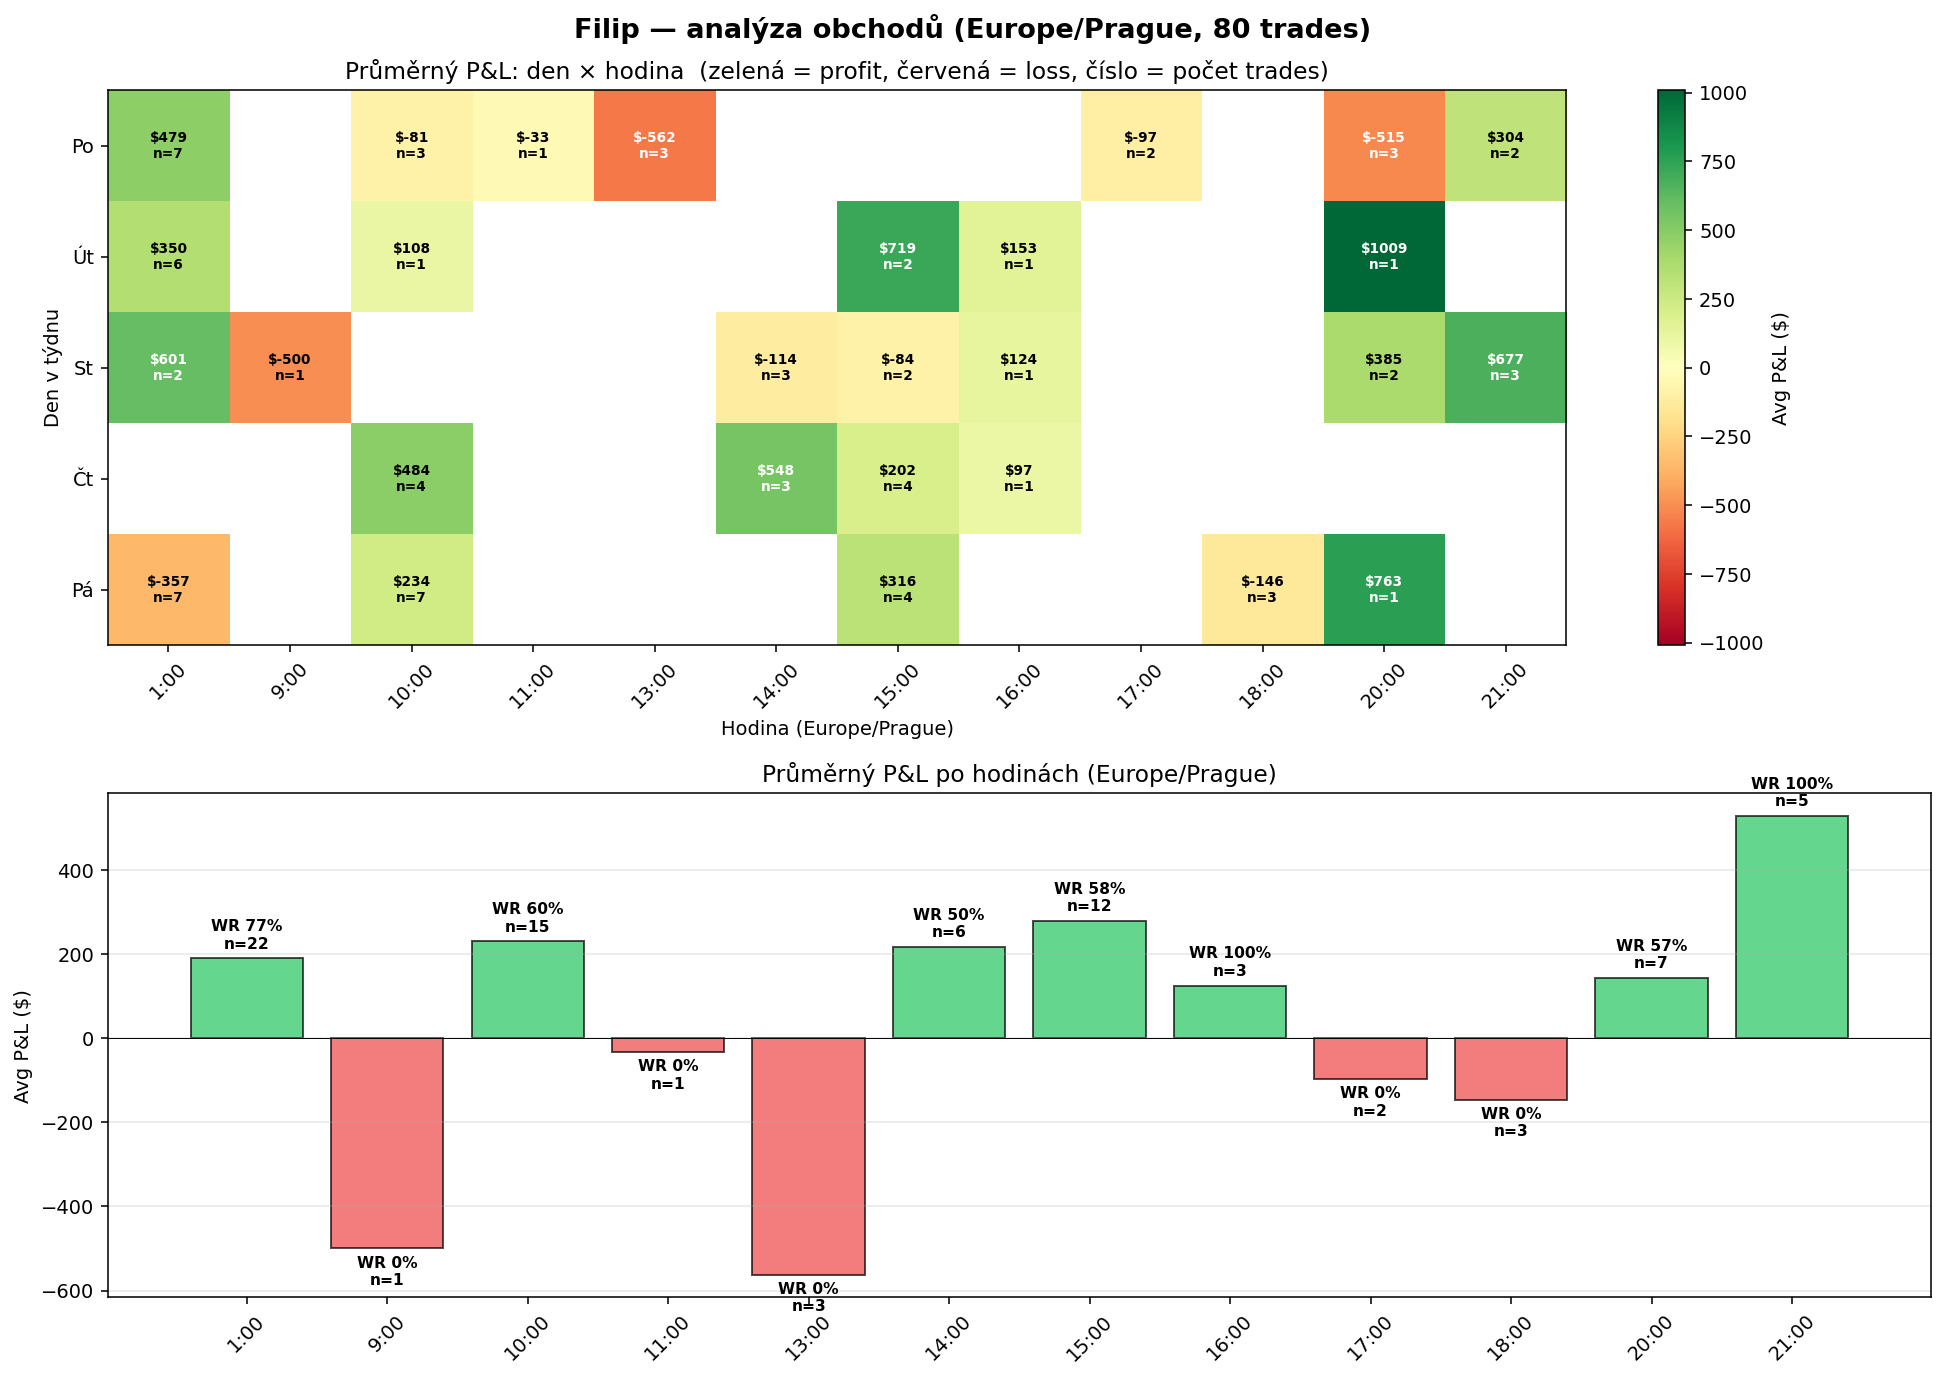

Reproduce this figure in Python.
"""WR & avg P&L heatmapa: den v týdnu × hodina (Europe/Prague)."""
import pandas as pd
import numpy as np
import matplotlib.pyplot as plt
import matplotlib.colors as mcolors

df = pd.read_csv('/Users/filipkrejca/Documents/trading-journal-aka/analyzy/trades.csv')
df = df[df['pnl'] != 0].copy()  # vyhoď BE

# WR a avg P&L po hodinách
hourly = df.groupby('hour').agg(
    trades=('pnl', 'count'),
    wins=('pnl', lambda x: (x > 0).sum()),
    total=('pnl', 'sum'),
    avg=('pnl', 'mean'),
).reset_index()
hourly['wr'] = hourly['wins'] / hourly['trades'] * 100

# DoW labels
dow_labels = {1: 'Po', 2: 'Út', 3: 'St', 4: 'Čt', 5: 'Pá'}

# Heatmap: dow × hour, avg P&L
pivot_pnl = df.pivot_table(index='dow', columns='hour', values='pnl', aggfunc='mean')
pivot_count = df.pivot_table(index='dow', columns='hour', values='pnl', aggfunc='count')

# === FIG 1: 2-panel summary ===
fig, axes = plt.subplots(2, 1, figsize=(14, 10), gridspec_kw={'height_ratios': [1.1, 1]})
fig.suptitle('Filip — analýza obchodů (Europe/Prague, ' + str(len(df)) + ' trades)', fontsize=14, fontweight='bold')

# --- Heatmap dow × hour
ax = axes[0]
hours_present = sorted(df['hour'].unique())
dows_present = sorted(df['dow'].unique())
data = pivot_pnl.reindex(index=dows_present, columns=hours_present)
counts = pivot_count.reindex(index=dows_present, columns=hours_present)

vmax = max(abs(data.min().min()), abs(data.max().max()))
im = ax.imshow(data.values, cmap='RdYlGn', vmin=-vmax, vmax=vmax, aspect='auto')

ax.set_xticks(range(len(hours_present)))
ax.set_xticklabels([f'{h}:00' for h in hours_present], rotation=45)
ax.set_yticks(range(len(dows_present)))
ax.set_yticklabels([dow_labels.get(d, str(d)) for d in dows_present])
ax.set_xlabel('Hodina (Europe/Prague)')
ax.set_ylabel('Den v týdnu')
ax.set_title('Průměrný P&L: den × hodina  (zelená = profit, červená = loss, číslo = počet trades)')

for i in range(len(dows_present)):
    for j in range(len(hours_present)):
        v = data.values[i, j]
        c = counts.values[i, j]
        if not np.isnan(v):
            label = f'${v:.0f}\nn={int(c)}'
            color = 'white' if abs(v) > vmax * 0.5 else 'black'
            ax.text(j, i, label, ha='center', va='center', fontsize=7, color=color, fontweight='bold')

plt.colorbar(im, ax=ax, label='Avg P&L ($)')

# --- Bar chart: WR + avg P&L po hodinách
ax2 = axes[1]
hourly_sorted = hourly.sort_values('hour')
x = np.arange(len(hourly_sorted))
colors = ['#22c55e' if v > 0 else '#ef4444' for v in hourly_sorted['avg']]
bars = ax2.bar(x, hourly_sorted['avg'], color=colors, alpha=0.7, edgecolor='black')
ax2.set_xticks(x)
ax2.set_xticklabels([f'{h}:00' for h in hourly_sorted['hour']], rotation=45)
ax2.set_ylabel('Avg P&L ($)', color='black')
ax2.axhline(0, color='black', linewidth=0.5)
ax2.set_title('Průměrný P&L po hodinách (Europe/Prague)')

# Annotate WR + trade count
for i, (_, row) in enumerate(hourly_sorted.iterrows()):
    y = row['avg']
    label = f"WR {row['wr']:.0f}%\nn={int(row['trades'])}"
    va = 'bottom' if y >= 0 else 'top'
    offset = max(abs(hourly_sorted['avg'])) * 0.03
    ax2.text(i, y + (offset if y >= 0 else -offset), label,
             ha='center', va=va, fontsize=8, fontweight='bold')

ax2.grid(axis='y', alpha=0.3)

plt.tight_layout()
plt.savefig('/Users/filipkrejca/Documents/trading-journal-aka/analyzy/hour_heatmap.png', dpi=140, bbox_inches='tight')
print('saved hour_heatmap.png')

# === TEXT REPORT ===
print('\n=== HOURLY BREAKDOWN ===')
print(hourly_sorted.to_string(index=False, float_format=lambda x: f'{x:.2f}'))

print('\n=== TOP 3 WORST HOURS (by avg P&L) ===')
print(hourly.nsmallest(3, 'avg')[['hour', 'trades', 'wr', 'avg', 'total']].to_string(index=False))

print('\n=== TOP 3 BEST HOURS ===')
print(hourly.nlargest(3, 'avg')[['hour', 'trades', 'wr', 'avg', 'total']].to_string(index=False))

print('\n=== OVERALL ===')
print(f"Trades: {len(df)}  Wins: {(df['pnl']>0).sum()}  Losses: {(df['pnl']<0).sum()}")
print(f"WR: {(df['pnl']>0).sum()/len(df)*100:.1f}%")
print(f"Total P&L: ${df['pnl'].sum():.2f}")
print(f"Profit factor: {df[df['pnl']>0]['pnl'].sum() / abs(df[df['pnl']<0]['pnl'].sum()):.2f}")
print(f"Avg win: ${df[df['pnl']>0]['pnl'].mean():.2f}   Avg loss: ${df[df['pnl']<0]['pnl'].mean():.2f}")
